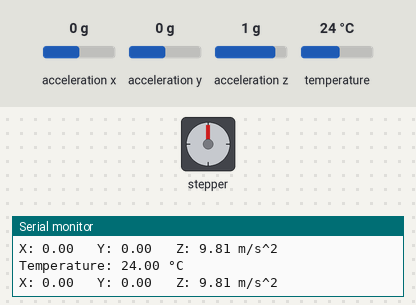
The program below on a simulated ESP32. Parts: stepper motor, the last lines printed to the serial monitor. Inputs (shaded band) come from the test bench; at power-on: acceleration y 0 g, acceleration x 0 g, acceleration z 1 g, temperature 24 °C. Stepper angles assume 2048 steps per turn.

Above: at 2.5 s.
2.6 s: acceleration y set to -0.3 g
At 4.8 s:
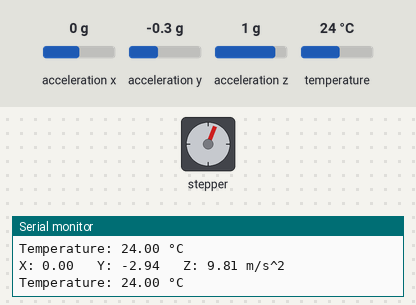
8.3 s: acceleration y set to 0 g
At 8.9 s:
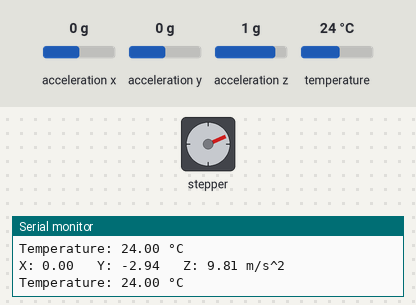
10.7 s: acceleration y set to -1.4 g
At 12.4 s:
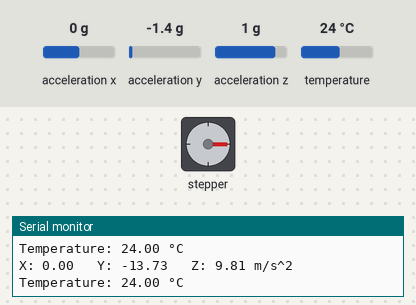
22.1 s: acceleration y set to 0.8 g
27.2 s: acceleration y set to 0.3 g
30.7 s: acceleration y set to 0 g
At 31.2 s:
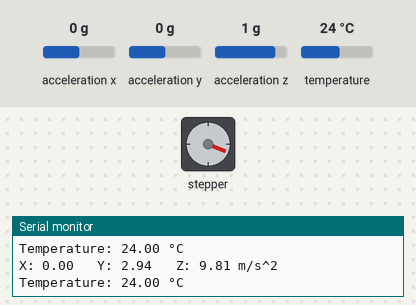
Timing chart, 0 to 33.7 s (numbered marks = the images above; inputs shaded):
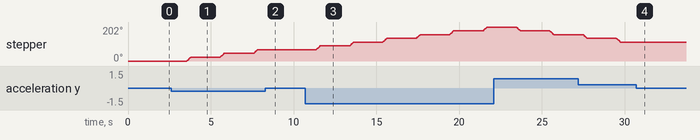

Measured:
- the behaviour switches between -0.1 and -0.2 g on acceleration y (found by bisection; images 0 and 1)
- after the input at 2.6 s, stepper: turns 22° clockwise in 0.23 s, then 23° clockwise in 0.23 s, then 22° clockwise in 0.23 s
- after the input at 8.3 s, stepper: stops changing and stays 67°
- after the input at 10.7 s, stepper: turns 23° clockwise in 0.23 s, repeating every 2.0 s
- after the input at 30.7 s, stepper: stays 112° (without the input it goes to 110° after 0.82 s)

The program:

main.cpp
```cpp
#include <Wire.h>
#include <SPI.h>
#include <Adafruit_LIS3DH.h>
#include <Adafruit_Sensor.h>
#include <Stepper.h>
#include <OneWire.h>
#include <DallasTemperature.h>

// LIS3DH (SPI)
#define LIS3DH_CLK 18
#define LIS3DH_MISO 19
#define LIS3DH_MOSI 23
#define LIS3DH_CS 5

Adafruit_LIS3DH lis = Adafruit_LIS3DH(LIS3DH_CS, LIS3DH_MOSI, LIS3DH_MISO, LIS3DH_CLK);

// DS18B20
#define ONE_WIRE_BUS 15

OneWire oneWire(ONE_WIRE_BUS);
DallasTemperature sensors(&oneWire);

// Stepper motor
const int stepsPerRevolution = 2048;  // Steps per full revolution for 28BYJ-48
const int rolePerMinute = 15;         // Stepper motor speed (0 to 17 rpm)
Stepper myStepper(stepsPerRevolution, 21, 2, 4, 22);

void setup() {
  // Serial monitor setup
  Serial.begin(9600);
  while (!Serial) delay(10);


  SPI.begin();
  sensors.begin();
  myStepper.setSpeed(rolePerMinute);

  // LIS3DH and stepper pins
  pinMode(LIS3DH_CLK, OUTPUT);
  pinMode(LIS3DH_MISO, INPUT);
  pinMode(LIS3DH_MOSI, OUTPUT);
  pinMode(LIS3DH_CS, OUTPUT);

  pinMode(21, OUTPUT);
  pinMode(2, OUTPUT);
  pinMode(4, OUTPUT);
  pinMode(22, OUTPUT);

  pinMode(ONE_WIRE_BUS, INPUT);

  // Check LIS3DH connection
  if (!lis.begin(0x18)) {
    while (1) yield();
  }
}

void loop() {
  // Read accelerometer data
  sensors_event_t event;
  lis.getEvent(&event);

  Serial.print("X: "); Serial.print(event.acceleration.x);
  Serial.print(" \tY: "); Serial.print(event.acceleration.y);
  Serial.print(" \tZ: "); Serial.print(event.acceleration.z);
  Serial.println(" m/s^2");

  if (event.acceleration.y > 1.0) {
    myStepper.step(-128);
  } else if (event.acceleration.y < -1.0) {
    myStepper.step(128);
  }

  // Readtemperature
  sensors.requestTemperatures();

  float temperatureC = sensors.getTempCByIndex(0);
  if (temperatureC != DEVICE_DISCONNECTED_C) {
    Serial.print("Temperature: ");
    Serial.print(temperatureC);
    Serial.println(" °C");
  }

  delay(1000);
}

// WIP:
// - Display based on orientation
// - Room and outside temperature
// - Time/date display
// - Alarm feature
// - Cute face animations
// - Status display using APA106 LEDs
// - Possible solar power use
```
